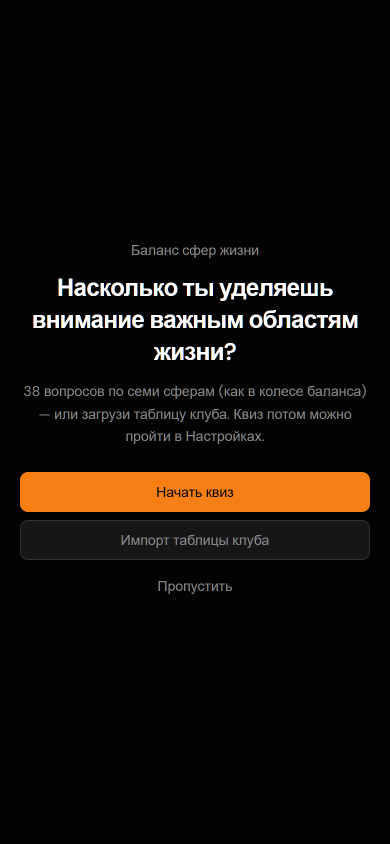
#> input picture brag-output/work/01-quiz-intro.png, 780 x 1688 px (shown at 1/2 size)
$ python render_brag.py
#> lines starting #> are read from the running program, lines starting #| are printed output that depends on the picture; after the words box and inside, x2 and y2 are one past the last pixel; in counts of white or black regions, pixels touching at a corner belong together
#!/usr/bin/env python3
"""Compose habit+ usage-demo video from captured UI screenshots."""

from __future__ import annotations

import math
import subprocess
import wave
from pathlib import Path

import numpy as np
from PIL import Image, ImageDraw, ImageFilter, ImageFont

ROOT = Path(__file__).resolve().parent
OUT = ROOT.parent
W, H = 1080, 1920  # 9:16 vertical
FPS = 30
PHONE_W, PHONE_H = 390, 844
PHONE_SCALE = 1.82  # leave room for caption ↔ phone gap

BG = (12, 12, 14)
ACCENT = (255, 140, 40)
FG = (245, 245, 245)
MUTED = (160, 160, 165)


# [5 lines left out: function expand_glob, not called in this run]


# Complex UI beats keep an extra hold; all beats +0.3s for slower transitions.
_HOLD = 0.3
_SLOWER = 0.3

BEATS: list[tuple[str | list[str], float, str]] = [
    # quiz onboarding
    ("01-quiz-intro.png", 1.8 + _SLOWER, "Баланс сфер"),
    ("02-quiz-q1.png", 1.3 + _SLOWER, "Ответь на вопросы"),
    ("03-quiz-progress.png", 1.1 + _SLOWER, "38 вопросов"),
    ("04-quiz-results.png", 2.6 + _HOLD + _SLOWER, "Твоё внимание"),
    ("05-quiz-recs.png", 2.4 + _HOLD + _SLOWER, "Рекомендации"),
    # home after quiz
    ("06-home-grid.png", 1.5 + _SLOWER, "Привычки готовы"),
    ("07-list-view.png", 1.1 + _SLOWER, "Отметь дни"),
    ("08-day-one.png", 0.85 + _SLOWER, "Отметь дни"),
    ("09-day-two.png", 0.85 + _SLOWER, "Отметь дни"),
    ("10-days-filled.png", 1.3 + _SLOWER, "Серия растёт"),
    ("11-habit-detail.png", 2.2 + _HOLD + _SLOWER, "Детали"),
    ("12-habit-share.png", 2.6 + _HOLD + _SLOWER, "Поделись привычкой"),
    ("14-view-grid.png", 1.3 + _SLOWER, "Карточки"),
    ("14b-stats.png", 2.4 + _HOLD + _SLOWER, "Статистика"),
    ("14c-stats-habits.png", 2.0 + _HOLD + _SLOWER, "По привычкам"),
    ("15-pwa-banner.png", 2.2 + _HOLD + _SLOWER, "Установи приложение"),
    ("16-settings-install.png", 2.0 + _HOLD + _SLOWER, "На домашний экран"),
    ("17-settings-quiz.png", 1.5 + _SLOWER, "Квиз в настройках"),
    ("18-outro.png", 2.4 + _SLOWER, "Habiday"),
]


def flatten_beats() -> list[tuple[str, float, str]]:
    out: list[tuple[str, float, str]] = []
    for shot, dur, caption in BEATS:
        if isinstance(shot, list):
            each = dur / len(shot)
            for s in shot:
                out.append((s, each, caption))
        else:
            out.append((shot, dur, caption))
    return out


SCENES = flatten_beats()


def load_font(size: int, bold: bool = False) -> ImageFont.FreeTypeFont | ImageFont.ImageFont:
    candidates = [
        r"C:\Windows\Fonts\segoeuib.ttf" if bold else r"C:\Windows\Fonts\segoeui.ttf",
        r"C:\Windows\Fonts\arialbd.ttf" if bold else r"C:\Windows\Fonts\arial.ttf",
    ]
    for path in candidates:
        if Path(path).exists():
            return ImageFont.truetype(path, size)
    return ImageFont.load_default()


def rounded_phone(shot: Image.Image, scale: float, radius: int = 40) -> Image.Image:
    phone = shot.convert("RGBA").resize(
        (max(2, int(PHONE_W * scale)), max(2, int(PHONE_H * scale))),
        Image.Resampling.LANCZOS,
    )
    pw, ph = phone.size
    mask = Image.new("L", (pw, ph), 0)
    ImageDraw.Draw(mask).rounded_rectangle((0, 0, pw - 1, ph - 1), radius=radius, fill=255)
    phone.putalpha(mask)

    bezel = Image.new("RGBA", (pw + 16, ph + 16), (0, 0, 0, 0))
    bd = ImageDraw.Draw(bezel)
    bd.rounded_rectangle((0, 0, pw + 15, ph + 15), radius=radius + 6, fill=(28, 28, 30, 255))
    bezel.paste(phone, (8, 8), phone)
    return bezel


def make_background() -> Image.Image:
    img = Image.new("RGB", (W, H), BG)
    glow = Image.new("RGBA", (W, H), (0, 0, 0, 0))
    gd = ImageDraw.Draw(glow)
    for i, alpha in enumerate((30, 18, 10, 5)):
        pad = 60 + i * 100
        gd.ellipse(
            (W // 2 - 320 - pad, H // 2 - 520 - pad, W // 2 + 320 + pad, H // 2 + 520 + pad),
            fill=(255, 120, 40, alpha),
        )
    glow = glow.filter(ImageFilter.GaussianBlur(70))
    img = Image.alpha_composite(img.convert("RGBA"), glow).convert("RGB")
    rng = np.random.default_rng(7)
    noise = rng.integers(0, 18, (H, W, 1), dtype=np.uint8)
    base = np.array(img, dtype=np.int16)
    base = np.clip(base + noise - 9, 0, 255).astype(np.uint8)
    return Image.fromarray(base, "RGB")


def compose_frame(
    bg: Image.Image,
    shot: Image.Image,
    caption: str,
    total_beats: int,
    beat_i: int,
) -> Image.Image:
    """Static frame: phone + caption + dots (no Ken Burns / fade)."""
    phone = rounded_phone(shot, scale=PHONE_SCALE, radius=52)
    pw, ph = phone.size

    ox = W // 2 - pw // 2
    oy = 230  # slightly higher phone, still clear of caption
    max_oy = H - 90 - ph
    if oy > max_oy:
        oy = max(180, max_oy)

    frame = bg.copy().convert("RGBA")
    shadow = Image.new("RGBA", (pw + 48, ph + 48), (0, 0, 0, 0))
    sd = ImageDraw.Draw(shadow)
    sd.rounded_rectangle((22, 28, pw + 22, ph + 32), radius=58, fill=(0, 0, 0, 150))
    shadow = shadow.filter(ImageFilter.GaussianBlur(24))
    frame.paste(shadow, (ox - 22, oy - 14), shadow)
    frame.paste(phone, (ox, oy), phone)

    draw = ImageDraw.Draw(frame)
    title_font = load_font(64, bold=True)
    small_font = load_font(28, bold=False)

    if caption == "Habiday":
        brand = "Habi"
        accent = "day"
        tw = draw.textlength(brand, font=title_font)
        aw = draw.textlength(accent, font=title_font)
        cx = (W - tw - aw) / 2
        cy = 56
        draw.text((cx, cy), brand, font=title_font, fill=FG)
        draw.text((cx + tw, cy), accent, font=title_font, fill=ACCENT)
        sub = "привычки без лишнего"
        sw = draw.textlength(sub, font=small_font)
        draw.text(((W - sw) / 2, cy + 72), sub, font=small_font, fill=MUTED)
    else:
        tw = draw.textlength(caption, font=title_font)
        draw.text(((W - tw) / 2, 64), caption, font=title_font, fill=FG)

    dot_y = H - 64
    gap = 20
    start_x = W // 2 - (total_beats * gap) // 2
    for i in range(total_beats):
        r = 5
        x = start_x + i * gap
        fill = ACCENT if i == beat_i else (60, 60, 64)
        draw.ellipse((x - r, dot_y - r, x + r, dot_y + r), fill=fill)

    return frame.convert("RGB")


# ---------- music ----------

def midi_to_hz(m: float) -> float:
    return 440.0 * (2.0 ** ((m - 69.0) / 12.0))


# [275 lines left out: functions adsr, tone, place, write_wav, not called in this run]


def main() -> None:
    frames_dir = ROOT / "frames"
    frames_dir.mkdir(parents=True, exist_ok=True)
    for old in frames_dir.glob("*.jpg"):
        old.unlink()

    bg = make_background()
#> in make_background, `base = np.array(img, dtype=np.int16)`:
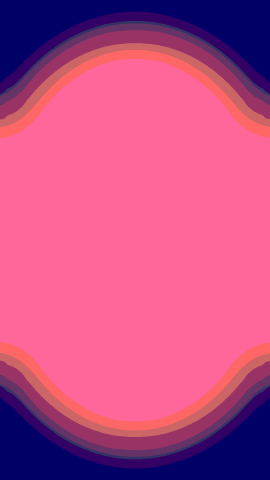
#> base: shape (1920, 1080, 3) int16 (shown at 1/4 size); mean R, G, B 15.78, 13.51, 14.62; drawn with min black and max white
    total_beats = len(BEATS)
    scenes = SCENES

    beat_for_scene: list[int] = []
    bi = 0
    for shot, _, _ in BEATS:
        n = len(shot) if isinstance(shot, list) else 1
        beat_for_scene.extend([bi] * n)
        bi += 1

    # group consecutive same-shot holds into animated spans
    # rebuild as list of (name, dur, caption, beat_i) already in scenes

    type_clicks: list[float] = []
    t_cursor = 0.0
    poster_path: Path | None = None
    frame_i = 0

    shot_cache: dict[str, Image.Image] = {}
    composed_cache: dict[str, Image.Image] = {}

    for si, (name, dur, caption) in enumerate(scenes):
        src = ROOT / name
        if not src.exists():
            raise SystemExit(f"missing: {src}")
        if name not in shot_cache:
            shot_cache[name] = Image.open(src).convert("RGB")

        beat_i = beat_for_scene[si]
        is_typing = name.startswith("type-")
        if is_typing:
            type_clicks.append(t_cursor)

        cache_key = f"{name}|{caption}|{beat_i}"
        if cache_key not in composed_cache:
            composed_cache[cache_key] = compose_frame(
                bg=bg,
                shot=shot_cache[name],
                caption=caption,
                total_beats=total_beats,
                beat_i=beat_i,
            )
#> in rounded_phone, `ImageDraw.Draw(mask).rounded_rectangle((0, 0, pw - 1, ph - 1), radius=..`:
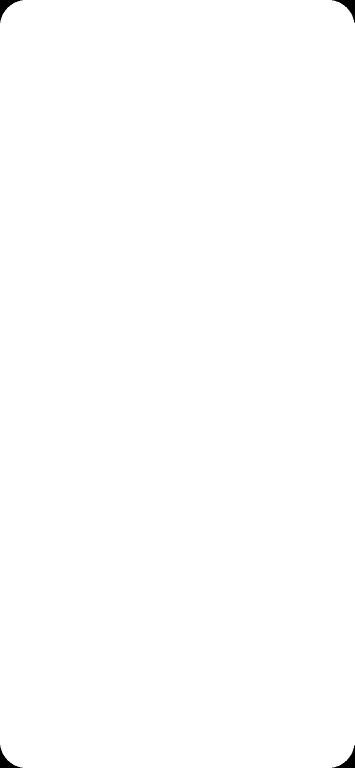
#> mask: PIL image 709x1536 L (shown at 1/2 size); 99.8% white; 4 black regions, box (x1, y1, x2, y2) and area: (0, 0, 45, 45) 595, (664, 0, 709, 45) 595, (0, 1491, 45, 1536) 595, (664, 1491, 709, 1536) 595
#> in rounded_phone, `bezel.paste(phone, (8, 8), phone)`:
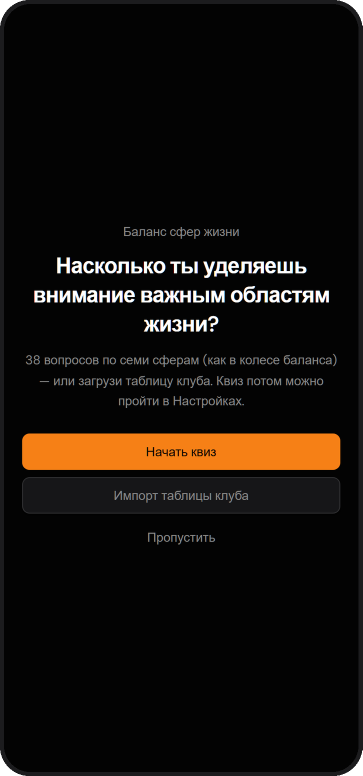
#> bezel: PIL image 725x1552 RGBA (shown at 1/2 size); mean R, G, B, A 19.6, 14.8, 10.7, 254.3; transparent parts drawn white
#> in compose_frame, shot is the input picture: PIL image 780x1688 RGB; mean R, G, B 19.3, 14.3, 10
#> in compose_frame, `shadow = shadow.filter(ImageFilter.GaussianBlur(24))`:
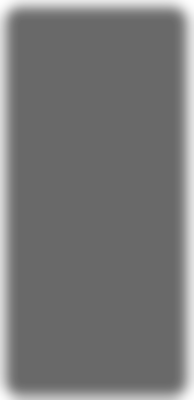
#> shadow: PIL image 773x1600 RGBA (shown at 1/4 size); mean R, G, B, A 0, 0, 0, 135.9; transparent parts drawn white
#> in compose_frame, `frame.paste(shadow, (ox - 22, oy - 14), shadow)`:
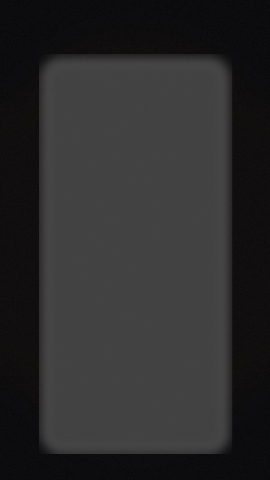
#> frame: PIL image 1080x1920 RGBA (shown at 1/4 size); mean R, G, B, A 10.1, 8.7, 9.5, 219.3; transparent parts drawn white
#> in compose_frame, `frame.paste(phone, (ox, oy), phone)`:
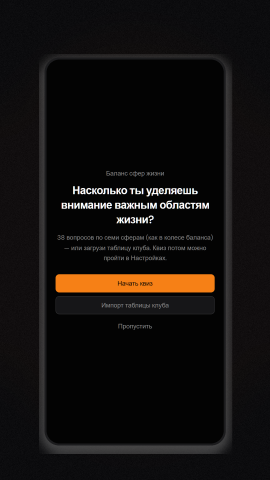
#> frame: PIL image 1080x1920 RGBA (shown at 1/4 size); mean R, G, B, A 16.9, 13.6, 12, 252.7; transparent parts drawn white
#> in compose_frame, `tw = draw.textlength(caption, font=title_font)`: tw = 52
#> in compose_frame, `return frame.convert("RGB")`:
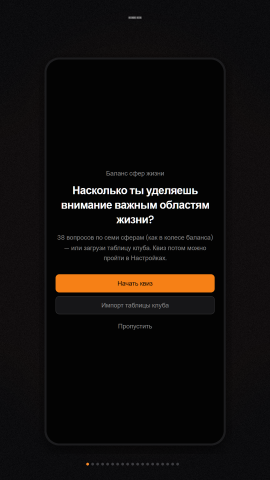
#> returned value: PIL image 1080x1920 RGB (shown at 1/4 size); mean R, G, B 17, 13.7, 12
        frame = composed_cache[cache_key]

        n_frames = max(1, int(round(dur * FPS)))
        if is_typing:
            n_frames = max(n_frames, 3)
        span = n_frames / FPS

        for f in range(n_frames):
            out_path = frames_dir / f"frame_{frame_i:05d}.jpg"
            frame.save(out_path, quality=90, optimize=True)
            if name == "18-outro.png" and f == n_frames // 2:
                poster_path = out_path
            frame_i += 1
#> after the loop, frame_i = 63

        t_cursor += span
        if si % 8 == 0:
            print(f"… {si}/{len(scenes)} {name}")
#> pass 2 of the loop in main, `for si, (name, dur, caption) in enumerate(scenes):`:
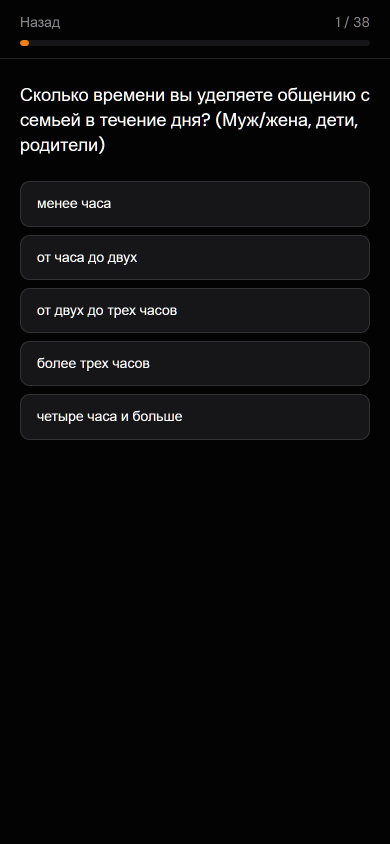
#> input picture brag-output/work/02-quiz-q1.png, 780 x 1688 px (shown at 1/2 size)
#> in compose_frame, shot is the input picture: PIL image 780x1688 RGB; mean R, G, B 11.9, 11.9, 12.4
#> in compose_frame (call 2), `frame.paste(phone, (ox, oy), phone)`:
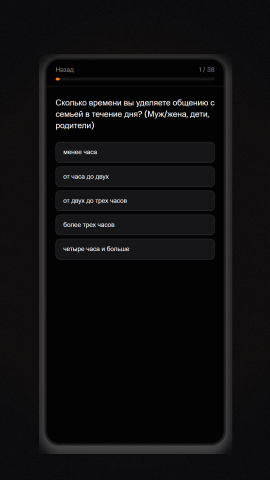
#> frame: PIL image 1080x1920 RGBA (shown at 1/4 size); mean R, G, B, A 13, 12.3, 13.2, 252.7; transparent parts drawn white
#> tw = 79
#> in compose_frame (call 2), `return frame.convert("RGB")`:
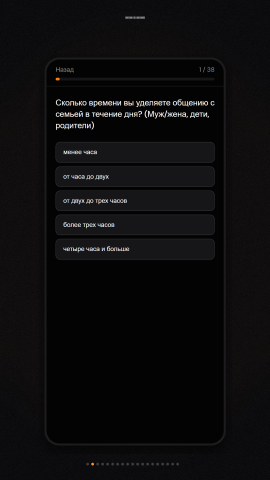
#> returned value: PIL image 1080x1920 RGB (shown at 1/4 size); mean R, G, B 13.1, 12.4, 13.3
#> after the loop in main, `for f in range(n_frames):`: frame_i = 111
#> pass 3 of the loop in main, `for si, (name, dur, caption) in enumerate(scenes):`:
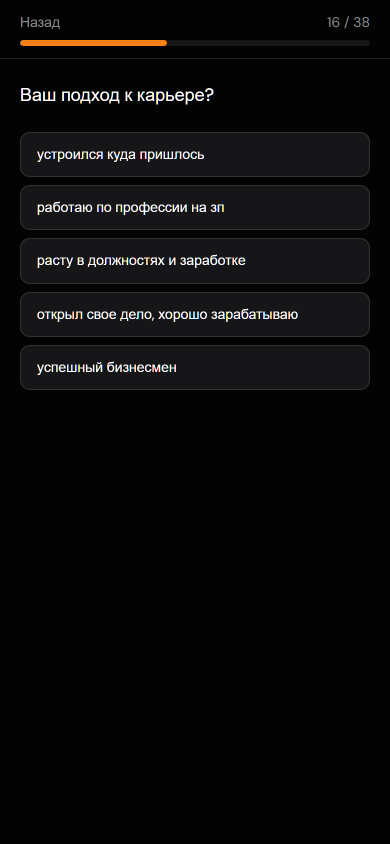
#> input picture brag-output/work/03-quiz-progress.png, 780 x 1688 px (shown at 1/2 size)
#> in compose_frame, shot is the input picture: PIL image 780x1688 RGB; mean R, G, B 11.6, 11.3, 11.5
#> in compose_frame (call 3), `frame.paste(phone, (ox, oy), phone)`:
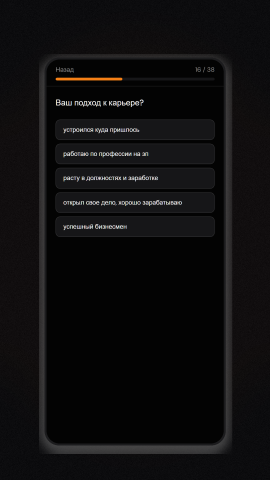
#> frame: PIL image 1080x1920 RGBA (shown at 1/4 size); mean R, G, B, A 12.8, 12, 12.7, 252.7; transparent parts drawn white
#> tw = 54
#> in compose_frame (call 3), `return frame.convert("RGB")`:
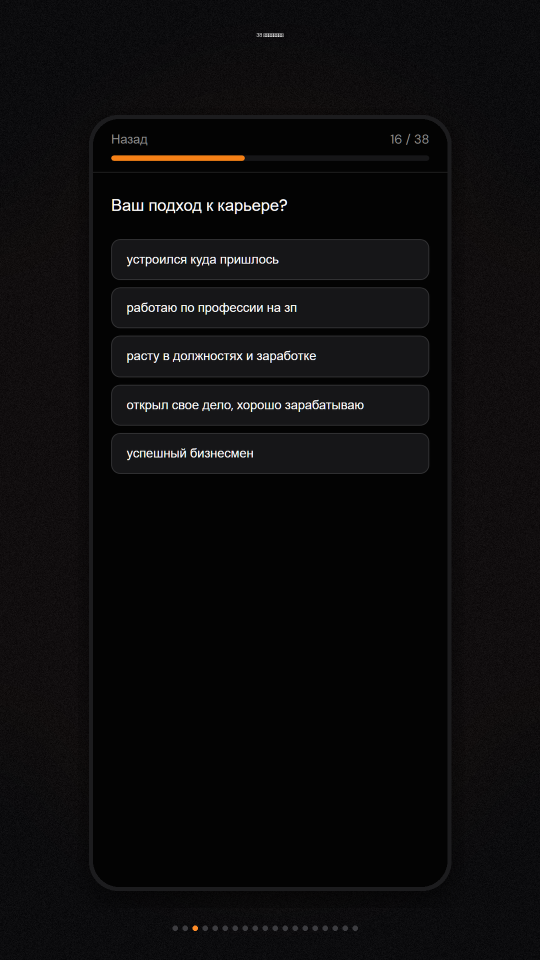
#> returned value: PIL image 1080x1920 RGB (shown at 1/2 size); mean R, G, B 12.9, 12.1, 12.8
#> after the loop in main, `for f in range(n_frames):`: frame_i = 153
#> the loop made 7 passes; the first 3 are shown

    actual_dur = frame_i / FPS
    print(f"frames={frame_i} dur={actual_dur:.1f}s (silent)")

    raw_mp4 = ROOT / "brag_raw.mp4"
    final_mp4 = OUT / "brag.mp4"
    poster = OUT / "brag.jpg"

    subprocess.run(
        [
            "ffmpeg",
            "-y",
            "-framerate",
            str(FPS),
            "-i",
            str(frames_dir / "frame_%05d.jpg"),
            "-an",
            "-vf",
            "format=yuv420p",
            "-c:v",
            "libx264",
            "-preset",
            "medium",
            "-crf",
            "18",
            "-movflags",
            "+faststart",
            str(raw_mp4),
        ],
        check=True,
    )

    # Share still (outro) — do NOT burn into frame 0 (that caused a home-screen flash).
    if poster_path and poster_path.exists():
        Image.open(poster_path).save(poster, quality=93)
    else:
        Image.open(frames_dir / "frame_00000.jpg").save(poster, quality=93)

    subprocess.run(
        [
            "ffmpeg",
            "-y",
            "-i",
            str(raw_mp4),
            "-an",
            "-c",
            "copy",
            "-movflags",
            "+faststart",
            str(final_mp4),
        ],
        check=True,
    )

    (OUT / "share-copy.txt").write_text(
        "Habiday — привычки без лишнего.\n"
        "Квиз → привычки → отметки → шаринг карточки → установка на домашний экран.\n",
        encoding="utf-8",
    )
    print(f"done: {final_mp4}")


if __name__ == "__main__":
#> (the run stopped early here; a loop or call above may not have finished)
